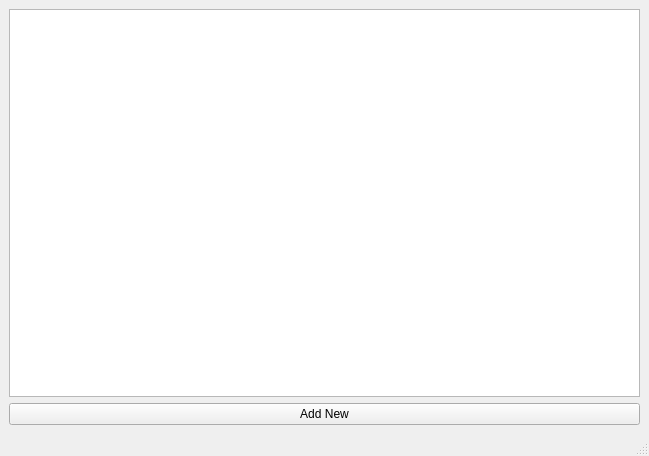
<?xml version="1.0" encoding="UTF-8"?>
<ui version="4.0">
 <class>MainWindow</class>
 <widget class="QMainWindow" name="MainWindow">
  <property name="geometry">
   <rect>
    <x>0</x>
    <y>0</y>
    <width>649</width>
    <height>456</height>
   </rect>
  </property>
  <property name="windowTitle">
   <string>MainWindow</string>
  </property>
  <widget class="QWidget" name="centralwidget">
   <layout class="QVBoxLayout" name="verticalLayout">
    <item>
     <widget class="QListWidget" name="listWidget"/>
    </item>
    <item>
     <widget class="QPushButton" name="pushButton">
      <property name="text">
       <string>Add New</string>
      </property>
     </widget>
    </item>
   </layout>
  </widget>
  <widget class="QStatusBar" name="statusbar"/>
  <action name="actionView">
   <property name="text">
    <string>View</string>
   </property>
  </action>
  <action name="actionPayments">
   <property name="text">
    <string>Payments</string>
   </property>
  </action>
  <action name="actionRequests">
   <property name="text">
    <string>Requests</string>
   </property>
  </action>
  <action name="actionView_2">
   <property name="text">
    <string>View</string>
   </property>
  </action>
  <action name="actionView_3">
   <property name="text">
    <string>View</string>
   </property>
  </action>
  <action name="actionAdd_New">
   <property name="text">
    <string>Add New</string>
   </property>
  </action>
 </widget>
 <resources/>
 <connections/>
</ui>
